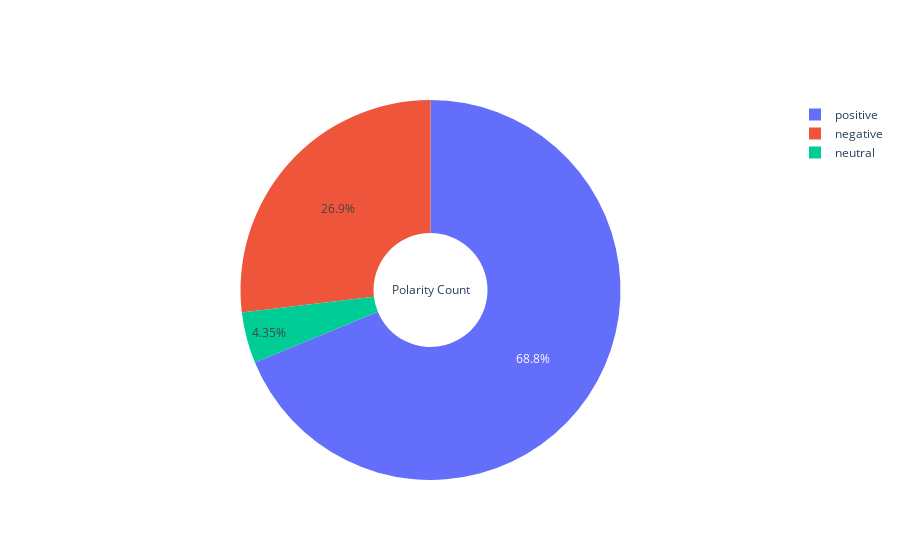

Write notebook code for a chart like this one.
### Code cell
import plotly.graph_objects as go

fig1 = go.Figure(data=[go.Pie(labels=df_cat.pol, values=df_cat.counts, hole=.3, title='Polarity Count')])
fig1.show()

### Figure 1 — Plotly figure (JSON) as saved in the notebook; plotly's stock layout.template omitted (floating-point values rounded to 4 significant figures)
{"data": [{"hole": 0.3, "labels": ["negative", "negative", "neutral", "positive", "negative", "neutral", "positive", "negative", "neutral", "positive", "negative", "positive", "positive", "negative", "neutral", "positive", "negative", "neutral"], "title": {"text": "Polarity Count"}, "type": "pie", "values": [1, 150, 24, 295, 29, 1, 13, 42, 11, 250, 5, 4, 7, 7, 1, 32, 1, 1]}], "layout": {}}
